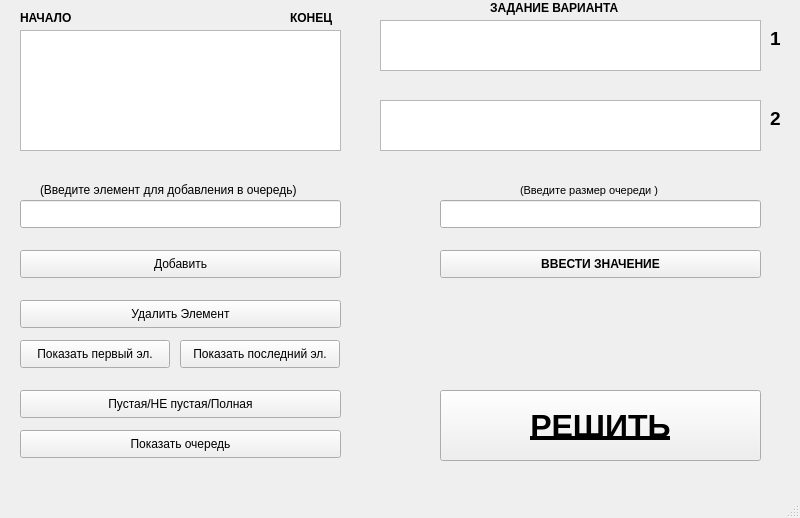
<?xml version="1.0" encoding="UTF-8"?>
<ui version="4.0">
 <class>MainWindow</class>
 <widget class="QMainWindow" name="MainWindow">
  <property name="geometry">
   <rect>
    <x>0</x>
    <y>0</y>
    <width>800</width>
    <height>518</height>
   </rect>
  </property>
  <property name="windowTitle">
   <string>MainWindow</string>
  </property>
  <widget class="QWidget" name="centralwidget">
   <widget class="QTextBrowser" name="textBrowser">
    <property name="geometry">
     <rect>
      <x>20</x>
      <y>30</y>
      <width>321</width>
      <height>121</height>
     </rect>
    </property>
   </widget>
   <widget class="QLineEdit" name="lineEdit">
    <property name="geometry">
     <rect>
      <x>20</x>
      <y>200</y>
      <width>321</width>
      <height>28</height>
     </rect>
    </property>
    <property name="alignment">
     <set>Qt::AlignCenter</set>
    </property>
   </widget>
   <widget class="QPushButton" name="pushButton">
    <property name="geometry">
     <rect>
      <x>20</x>
      <y>250</y>
      <width>321</width>
      <height>28</height>
     </rect>
    </property>
    <property name="text">
     <string>Добавить</string>
    </property>
   </widget>
   <widget class="QTextBrowser" name="textBrowser_2">
    <property name="geometry">
     <rect>
      <x>380</x>
      <y>20</y>
      <width>381</width>
      <height>51</height>
     </rect>
    </property>
   </widget>
   <widget class="QPushButton" name="EraseElement">
    <property name="geometry">
     <rect>
      <x>20</x>
      <y>300</y>
      <width>321</width>
      <height>28</height>
     </rect>
    </property>
    <property name="text">
     <string>Удалить Элемент</string>
    </property>
   </widget>
   <widget class="QPushButton" name="ShowFirst">
    <property name="geometry">
     <rect>
      <x>20</x>
      <y>340</y>
      <width>150</width>
      <height>28</height>
     </rect>
    </property>
    <property name="text">
     <string>Показать первый эл.</string>
    </property>
   </widget>
   <widget class="QPushButton" name="ShowSecond">
    <property name="geometry">
     <rect>
      <x>180</x>
      <y>340</y>
      <width>160</width>
      <height>28</height>
     </rect>
    </property>
    <property name="text">
     <string>Показать последний эл.</string>
    </property>
   </widget>
   <widget class="QLabel" name="label">
    <property name="geometry">
     <rect>
      <x>40</x>
      <y>180</y>
      <width>291</width>
      <height>20</height>
     </rect>
    </property>
    <property name="text">
     <string>(Введите элемент для добавления в очередь)</string>
    </property>
   </widget>
   <widget class="QPushButton" name="pushButton_5">
    <property name="geometry">
     <rect>
      <x>20</x>
      <y>390</y>
      <width>321</width>
      <height>28</height>
     </rect>
    </property>
    <property name="text">
     <string>Пустая/НЕ пустая/Полная</string>
    </property>
   </widget>
   <widget class="QPushButton" name="pushButton_6">
    <property name="geometry">
     <rect>
      <x>20</x>
      <y>430</y>
      <width>321</width>
      <height>28</height>
     </rect>
    </property>
    <property name="text">
     <string>Показать очередь</string>
    </property>
   </widget>
   <widget class="QLabel" name="beginLabel">
    <property name="geometry">
     <rect>
      <x>20</x>
      <y>10</y>
      <width>61</width>
      <height>16</height>
     </rect>
    </property>
    <property name="font">
     <font>
      <weight>75</weight>
      <bold>true</bold>
     </font>
    </property>
    <property name="text">
     <string>НАЧАЛО</string>
    </property>
   </widget>
   <widget class="QLabel" name="EndLabel">
    <property name="geometry">
     <rect>
      <x>290</x>
      <y>10</y>
      <width>51</width>
      <height>16</height>
     </rect>
    </property>
    <property name="font">
     <font>
      <weight>75</weight>
      <bold>true</bold>
     </font>
    </property>
    <property name="text">
     <string>КОНЕЦ</string>
    </property>
   </widget>
   <widget class="QLineEdit" name="line1QUEUE">
    <property name="geometry">
     <rect>
      <x>440</x>
      <y>200</y>
      <width>321</width>
      <height>28</height>
     </rect>
    </property>
    <property name="alignment">
     <set>Qt::AlignCenter</set>
    </property>
   </widget>
   <widget class="QPushButton" name="Queue1Button">
    <property name="geometry">
     <rect>
      <x>440</x>
      <y>250</y>
      <width>321</width>
      <height>28</height>
     </rect>
    </property>
    <property name="font">
     <font>
      <weight>75</weight>
      <bold>true</bold>
     </font>
    </property>
    <property name="text">
     <string>ВВЕСТИ ЗНАЧЕНИЕ</string>
    </property>
   </widget>
   <widget class="QLabel" name="label_2">
    <property name="geometry">
     <rect>
      <x>520</x>
      <y>180</y>
      <width>181</width>
      <height>20</height>
     </rect>
    </property>
    <property name="font">
     <font>
      <pointsize>8</pointsize>
     </font>
    </property>
    <property name="text">
     <string>(Введите размер очереди )</string>
    </property>
   </widget>
   <widget class="QLabel" name="label_4">
    <property name="geometry">
     <rect>
      <x>490</x>
      <y>0</y>
      <width>151</width>
      <height>16</height>
     </rect>
    </property>
    <property name="font">
     <font>
      <weight>75</weight>
      <bold>true</bold>
     </font>
    </property>
    <property name="text">
     <string>ЗАДАНИЕ ВАРИАНТА</string>
    </property>
   </widget>
   <widget class="QTextBrowser" name="textBrowser_4">
    <property name="geometry">
     <rect>
      <x>380</x>
      <y>100</y>
      <width>381</width>
      <height>51</height>
     </rect>
    </property>
   </widget>
   <widget class="QLabel" name="label_5">
    <property name="geometry">
     <rect>
      <x>770</x>
      <y>30</y>
      <width>58</width>
      <height>16</height>
     </rect>
    </property>
    <property name="font">
     <font>
      <pointsize>14</pointsize>
      <weight>75</weight>
      <bold>true</bold>
     </font>
    </property>
    <property name="text">
     <string>1 </string>
    </property>
   </widget>
   <widget class="QLabel" name="label_7">
    <property name="geometry">
     <rect>
      <x>770</x>
      <y>110</y>
      <width>58</width>
      <height>16</height>
     </rect>
    </property>
    <property name="font">
     <font>
      <pointsize>14</pointsize>
      <weight>75</weight>
      <bold>true</bold>
     </font>
    </property>
    <property name="text">
     <string>2</string>
    </property>
   </widget>
   <widget class="QPushButton" name="solveTask">
    <property name="geometry">
     <rect>
      <x>440</x>
      <y>390</y>
      <width>321</width>
      <height>71</height>
     </rect>
    </property>
    <property name="font">
     <font>
      <pointsize>24</pointsize>
      <weight>75</weight>
      <italic>false</italic>
      <bold>true</bold>
      <underline>true</underline>
      <strikeout>false</strikeout>
      <kerning>true</kerning>
     </font>
    </property>
    <property name="text">
     <string>РЕШИТЬ</string>
    </property>
   </widget>
  </widget>
  <widget class="QMenuBar" name="menubar">
   <property name="geometry">
    <rect>
     <x>0</x>
     <y>0</y>
     <width>800</width>
     <height>22</height>
    </rect>
   </property>
  </widget>
  <widget class="QStatusBar" name="statusbar"/>
 </widget>
 <resources/>
 <connections/>
</ui>
